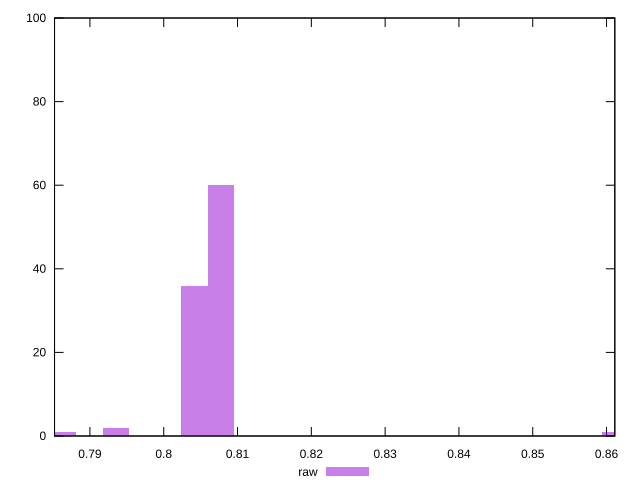

gnuplot code for this plot:
reset

$raw <<EOF
0.8611138892168871 1
0.8077390613728652 60
0.8041807395165971 36
0.7935057739477926 2
0.7863891302352565 1
EOF

set key outside below
set boxwidth 0.0035583218562681286
set xrange [0.7852024954256639:0.8611241620197769]
set yrange [0:100]
set trange [0:100]
set style fill transparent solid 0.5 noborder
set terminal svg size 640, 490 enhanced background rgb 'white'
set output "report_00018_2021-02-10T15-25-16.877Z/meta/pScore/samples/pages+cached+noadtech+nomedia+nocss/raw/histogram.svg"

plot $raw title "raw" with boxes

reset
